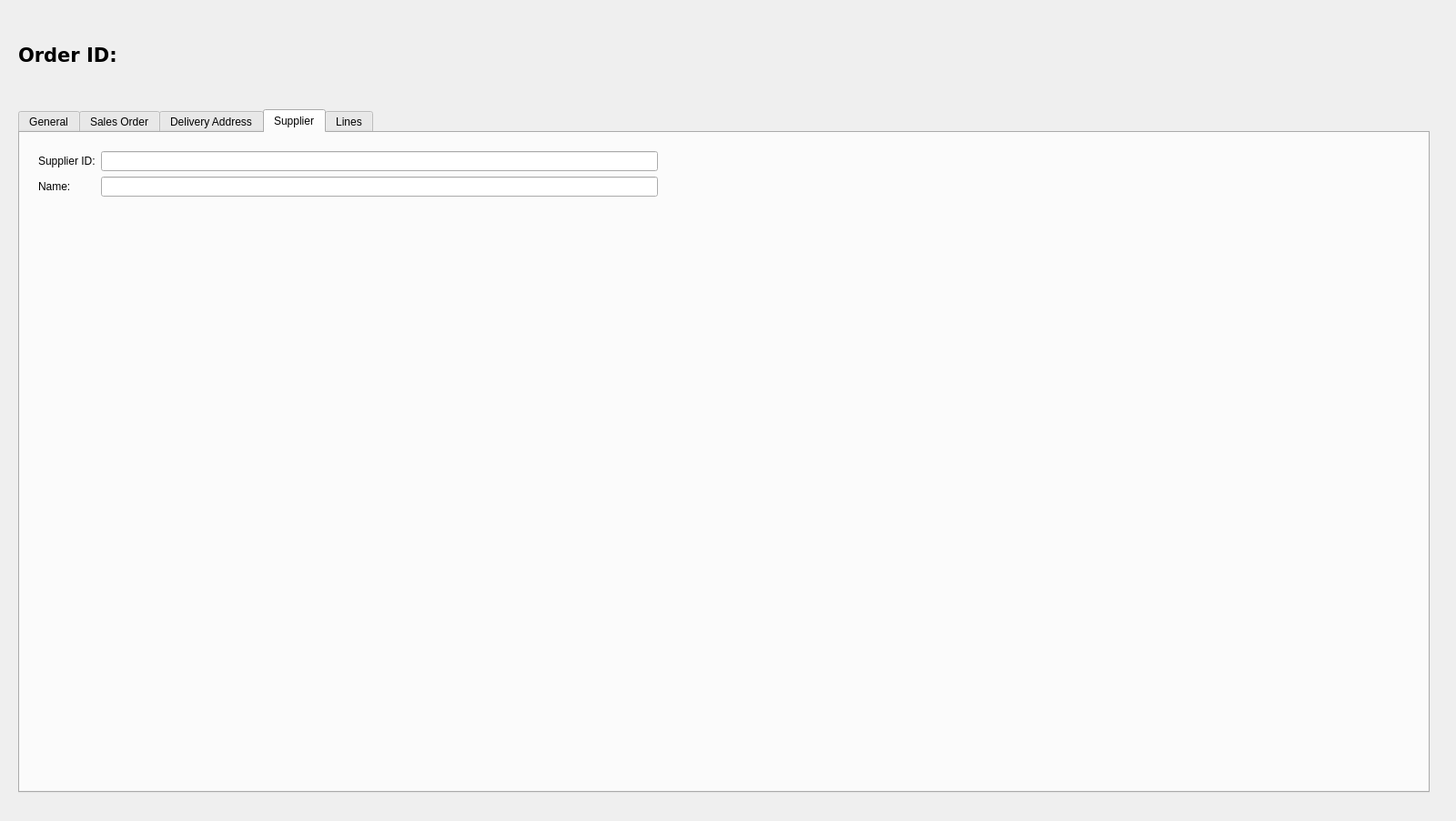
<?xml version="1.0" encoding="UTF-8"?>
<ui version="4.0">
 <class>PurchaseOrderWindow</class>
 <widget class="QWidget" name="PurchaseOrderWindow">
  <property name="geometry">
   <rect>
    <x>0</x>
    <y>0</y>
    <width>1600</width>
    <height>902</height>
   </rect>
  </property>
  <property name="windowTitle">
   <string>Form</string>
  </property>
  <widget class="QWidget" name="horizontalLayoutWidget">
   <property name="geometry">
    <rect>
     <x>20</x>
     <y>20</y>
     <width>711</width>
     <height>81</height>
    </rect>
   </property>
   <layout class="QHBoxLayout" name="horizontalLayout">
    <item>
     <widget class="QLabel" name="label_order_id">
      <property name="font">
       <font>
        <family>DejaVu Sans</family>
        <pointsize>16</pointsize>
        <weight>75</weight>
        <bold>true</bold>
       </font>
      </property>
      <property name="text">
       <string>Order ID: </string>
      </property>
     </widget>
    </item>
   </layout>
  </widget>
  <widget class="QWidget" name="verticalLayoutWidget">
   <property name="geometry">
    <rect>
     <x>20</x>
     <y>120</y>
     <width>1551</width>
     <height>751</height>
    </rect>
   </property>
   <layout class="QVBoxLayout" name="verticalLayout">
    <item>
     <widget class="QTabWidget" name="tabWidget">
      <property name="currentIndex">
       <number>3</number>
      </property>
      <widget class="QWidget" name="tab">
       <attribute name="title">
        <string>General</string>
       </attribute>
       <widget class="QWidget" name="formLayoutWidget">
        <property name="geometry">
         <rect>
          <x>10</x>
          <y>10</y>
          <width>731</width>
          <height>671</height>
         </rect>
        </property>
        <layout class="QFormLayout" name="formLayout">
         <item row="0" column="0">
          <widget class="QLabel" name="label">
           <property name="text">
            <string>ID:</string>
           </property>
          </widget>
         </item>
         <item row="0" column="1">
          <widget class="QLineEdit" name="lineedit_po_id"/>
         </item>
         <item row="1" column="0">
          <widget class="QLabel" name="label_2">
           <property name="text">
            <string>Created At:</string>
           </property>
          </widget>
         </item>
         <item row="1" column="1">
          <widget class="QLineEdit" name="lineedit_po_created_at"/>
         </item>
         <item row="2" column="0">
          <widget class="QLabel" name="label_8">
           <property name="text">
            <string>Acknowledged At:</string>
           </property>
          </widget>
         </item>
         <item row="2" column="1">
          <widget class="QLineEdit" name="lineedit_po_acknowledged_at"/>
         </item>
         <item row="3" column="0">
          <widget class="QLabel" name="label_7">
           <property name="text">
            <string>Requested Delivery From:</string>
           </property>
          </widget>
         </item>
         <item row="3" column="1">
          <widget class="QLineEdit" name="lineedit_po_requested_delivery_from"/>
         </item>
         <item row="4" column="0">
          <widget class="QLabel" name="label_6">
           <property name="text">
            <string>Requested Delivery To:</string>
           </property>
          </widget>
         </item>
         <item row="4" column="1">
          <widget class="QLineEdit" name="lineedit_po_requested_delivery_to"/>
         </item>
        </layout>
       </widget>
       <widget class="QWidget" name="formLayoutWidget_2">
        <property name="geometry">
         <rect>
          <x>770</x>
          <y>10</y>
          <width>751</width>
          <height>671</height>
         </rect>
        </property>
        <layout class="QFormLayout" name="formLayout_2">
         <item row="0" column="0">
          <widget class="QLabel" name="label_3">
           <property name="text">
            <string>Currency:</string>
           </property>
          </widget>
         </item>
         <item row="1" column="0">
          <widget class="QLabel" name="label_4">
           <property name="text">
            <string>Gross Amount:</string>
           </property>
          </widget>
         </item>
         <item row="2" column="0">
          <widget class="QLabel" name="label_5">
           <property name="text">
            <string>Tax Amount:</string>
           </property>
          </widget>
         </item>
         <item row="3" column="0">
          <widget class="QLabel" name="label_9">
           <property name="text">
            <string>Total Amount:</string>
           </property>
          </widget>
         </item>
         <item row="4" column="0">
          <widget class="QLabel" name="label_10">
           <property name="text">
            <string>Partial Delivery:</string>
           </property>
          </widget>
         </item>
         <item row="0" column="1">
          <widget class="QLineEdit" name="lineedit_po_currency"/>
         </item>
         <item row="1" column="1">
          <widget class="QDoubleSpinBox" name="doublespinbox_po_gross_amount"/>
         </item>
         <item row="2" column="1">
          <widget class="QDoubleSpinBox" name="doublespinbox_po_tax_amount"/>
         </item>
         <item row="3" column="1">
          <widget class="QDoubleSpinBox" name="doublespinbox_po_total_amount"/>
         </item>
         <item row="4" column="1">
          <widget class="QCheckBox" name="checkbox_po_partial_delivery">
           <property name="text">
            <string/>
           </property>
          </widget>
         </item>
        </layout>
       </widget>
      </widget>
      <widget class="QWidget" name="tab_2">
       <attribute name="title">
        <string>Sales Order</string>
       </attribute>
       <widget class="QWidget" name="formLayoutWidget_3">
        <property name="geometry">
         <rect>
          <x>20</x>
          <y>20</y>
          <width>721</width>
          <height>671</height>
         </rect>
        </property>
        <layout class="QFormLayout" name="formLayout_3">
         <item row="0" column="0">
          <widget class="QLabel" name="label_11">
           <property name="text">
            <string>ID: </string>
           </property>
          </widget>
         </item>
         <item row="1" column="0">
          <widget class="QLabel" name="label_12">
           <property name="text">
            <string>Channel:</string>
           </property>
          </widget>
         </item>
         <item row="2" column="0">
          <widget class="QLabel" name="label_13">
           <property name="text">
            <string>Tentant:</string>
           </property>
          </widget>
         </item>
         <item row="0" column="1">
          <widget class="QLineEdit" name="lineedit_po_so_id"/>
         </item>
         <item row="1" column="1">
          <widget class="QLineEdit" name="lineedit_po_so_channel"/>
         </item>
         <item row="2" column="1">
          <widget class="QLineEdit" name="lineedit_po_so_tentant"/>
         </item>
        </layout>
       </widget>
      </widget>
      <widget class="QWidget" name="tab_3">
       <attribute name="title">
        <string>Delivery Address</string>
       </attribute>
       <widget class="QWidget" name="formLayoutWidget_4">
        <property name="geometry">
         <rect>
          <x>20</x>
          <y>20</y>
          <width>661</width>
          <height>671</height>
         </rect>
        </property>
        <layout class="QFormLayout" name="formLayout_4">
         <item row="0" column="0">
          <widget class="QLabel" name="label_14">
           <property name="text">
            <string>Name:</string>
           </property>
          </widget>
         </item>
         <item row="1" column="0">
          <widget class="QLabel" name="label_15">
           <property name="text">
            <string>Phone:</string>
           </property>
          </widget>
         </item>
         <item row="2" column="0">
          <widget class="QLabel" name="label_16">
           <property name="text">
            <string>Email:</string>
           </property>
          </widget>
         </item>
         <item row="3" column="0">
          <widget class="QLabel" name="label_17">
           <property name="text">
            <string>Address:</string>
           </property>
          </widget>
         </item>
         <item row="0" column="1">
          <widget class="QLineEdit" name="lineedit_po_da_name"/>
         </item>
         <item row="1" column="1">
          <widget class="QLineEdit" name="lineedit_po_da_phone"/>
         </item>
         <item row="2" column="1">
          <widget class="QLineEdit" name="lineedit_po_da_email"/>
         </item>
         <item row="3" column="1">
          <widget class="QLineEdit" name="lineedit_po_da_address"/>
         </item>
        </layout>
       </widget>
       <widget class="QWidget" name="formLayoutWidget_5">
        <property name="geometry">
         <rect>
          <x>710</x>
          <y>20</y>
          <width>811</width>
          <height>671</height>
         </rect>
        </property>
        <layout class="QFormLayout" name="formLayout_5">
         <item row="0" column="0">
          <widget class="QLabel" name="label_18">
           <property name="text">
            <string>Postcode:</string>
           </property>
          </widget>
         </item>
         <item row="1" column="0">
          <widget class="QLabel" name="label_19">
           <property name="text">
            <string>City:</string>
           </property>
          </widget>
         </item>
         <item row="2" column="0">
          <widget class="QLabel" name="label_20">
           <property name="text">
            <string>Country Code:</string>
           </property>
          </widget>
         </item>
         <item row="3" column="0">
          <widget class="QLabel" name="label_21">
           <property name="text">
            <string>Country:</string>
           </property>
          </widget>
         </item>
         <item row="1" column="1">
          <widget class="QLineEdit" name="lineedit_po_da_city"/>
         </item>
         <item row="0" column="1">
          <widget class="QLineEdit" name="lineedit_po_da_postcode"/>
         </item>
         <item row="2" column="1">
          <widget class="QLineEdit" name="lineedit_po_da_countrycode"/>
         </item>
         <item row="3" column="1">
          <widget class="QLineEdit" name="lineedit_po_da_country"/>
         </item>
        </layout>
       </widget>
      </widget>
      <widget class="QWidget" name="tab_4">
       <attribute name="title">
        <string>Supplier</string>
       </attribute>
       <widget class="QWidget" name="formLayoutWidget_6">
        <property name="geometry">
         <rect>
          <x>20</x>
          <y>20</y>
          <width>681</width>
          <height>671</height>
         </rect>
        </property>
        <layout class="QFormLayout" name="formLayout_6">
         <item row="0" column="0">
          <widget class="QLabel" name="label_22">
           <property name="text">
            <string>Supplier ID:</string>
           </property>
          </widget>
         </item>
         <item row="1" column="0">
          <widget class="QLabel" name="label_23">
           <property name="text">
            <string>Name:</string>
           </property>
          </widget>
         </item>
         <item row="0" column="1">
          <widget class="QLineEdit" name="lineedit_po_s_supplierid"/>
         </item>
         <item row="1" column="1">
          <widget class="QLineEdit" name="lineedit_po_s_name"/>
         </item>
        </layout>
       </widget>
      </widget>
      <widget class="QWidget" name="tab_5">
       <attribute name="title">
        <string>Lines</string>
       </attribute>
       <widget class="QWidget" name="formLayoutWidget_7">
        <property name="geometry">
         <rect>
          <x>20</x>
          <y>20</y>
          <width>681</width>
          <height>671</height>
         </rect>
        </property>
        <layout class="QFormLayout" name="formLayout_7">
         <item row="0" column="0">
          <widget class="QLabel" name="label_24">
           <property name="text">
            <string>IItem Number:</string>
           </property>
          </widget>
         </item>
         <item row="1" column="0">
          <widget class="QLabel" name="label_25">
           <property name="text">
            <string>Supplier Item Number:</string>
           </property>
          </widget>
         </item>
         <item row="2" column="0">
          <widget class="QLabel" name="label_26">
           <property name="text">
            <string>Line Number:</string>
           </property>
          </widget>
         </item>
         <item row="3" column="0">
          <widget class="QLabel" name="label_27">
           <property name="text">
            <string>Quantity:</string>
           </property>
          </widget>
         </item>
         <item row="4" column="0">
          <widget class="QLabel" name="label_28">
           <property name="text">
            <string>Quantity Accepted:</string>
           </property>
          </widget>
         </item>
         <item row="5" column="0">
          <widget class="QLabel" name="label_29">
           <property name="text">
            <string>Quantity Dispatched:</string>
           </property>
          </widget>
         </item>
         <item row="6" column="0">
          <widget class="QLabel" name="label_30">
           <property name="text">
            <string>Quantity Recieved:</string>
           </property>
          </widget>
         </item>
         <item row="7" column="0">
          <widget class="QLabel" name="label_31">
           <property name="text">
            <string>Units:</string>
           </property>
          </widget>
         </item>
         <item row="0" column="1">
          <widget class="QLineEdit" name="lineEdit"/>
         </item>
         <item row="1" column="1">
          <widget class="QLineEdit" name="lineEdit_2"/>
         </item>
         <item row="2" column="1">
          <widget class="QSpinBox" name="spinBox"/>
         </item>
         <item row="3" column="1">
          <widget class="QSpinBox" name="spinBox_2"/>
         </item>
         <item row="4" column="1">
          <widget class="QSpinBox" name="spinBox_3"/>
         </item>
         <item row="5" column="1">
          <widget class="QSpinBox" name="spinBox_4"/>
         </item>
         <item row="6" column="1">
          <widget class="QSpinBox" name="spinBox_5"/>
         </item>
         <item row="7" column="1">
          <widget class="QLineEdit" name="lineEdit_3"/>
         </item>
        </layout>
       </widget>
       <widget class="QWidget" name="formLayoutWidget_8">
        <property name="geometry">
         <rect>
          <x>720</x>
          <y>20</y>
          <width>801</width>
          <height>671</height>
         </rect>
        </property>
        <layout class="QFormLayout" name="formLayout_8">
         <item row="0" column="0">
          <widget class="QLabel" name="label_32">
           <property name="text">
            <string>Gross Price:</string>
           </property>
          </widget>
         </item>
         <item row="1" column="0">
          <widget class="QLabel" name="label_33">
           <property name="text">
            <string>Tax Percentage:</string>
           </property>
          </widget>
         </item>
         <item row="2" column="0">
          <widget class="QLabel" name="label_34">
           <property name="text">
            <string>Gross Amount:</string>
           </property>
          </widget>
         </item>
         <item row="3" column="0">
          <widget class="QLabel" name="label_35">
           <property name="text">
            <string>Tax Amount:</string>
           </property>
          </widget>
         </item>
         <item row="4" column="0">
          <widget class="QLabel" name="label_36">
           <property name="text">
            <string>Total Amount:</string>
           </property>
          </widget>
         </item>
         <item row="5" column="0">
          <widget class="QLabel" name="label_37">
           <property name="text">
            <string>Confirmed Delivery From:</string>
           </property>
          </widget>
         </item>
         <item row="6" column="0">
          <widget class="QLabel" name="label_38">
           <property name="text">
            <string>Confirmed Delivery To:</string>
           </property>
          </widget>
         </item>
         <item row="0" column="1">
          <widget class="QDoubleSpinBox" name="doubleSpinBox"/>
         </item>
         <item row="1" column="1">
          <widget class="QDoubleSpinBox" name="doubleSpinBox_2"/>
         </item>
         <item row="2" column="1">
          <widget class="QDoubleSpinBox" name="doubleSpinBox_3"/>
         </item>
         <item row="3" column="1">
          <widget class="QDoubleSpinBox" name="doubleSpinBox_4"/>
         </item>
         <item row="4" column="1">
          <widget class="QDoubleSpinBox" name="doubleSpinBox_5"/>
         </item>
         <item row="5" column="1">
          <widget class="QLineEdit" name="lineEdit_4"/>
         </item>
         <item row="6" column="1">
          <widget class="QLineEdit" name="lineEdit_5"/>
         </item>
        </layout>
       </widget>
      </widget>
     </widget>
    </item>
   </layout>
  </widget>
 </widget>
 <resources/>
 <connections/>
</ui>
